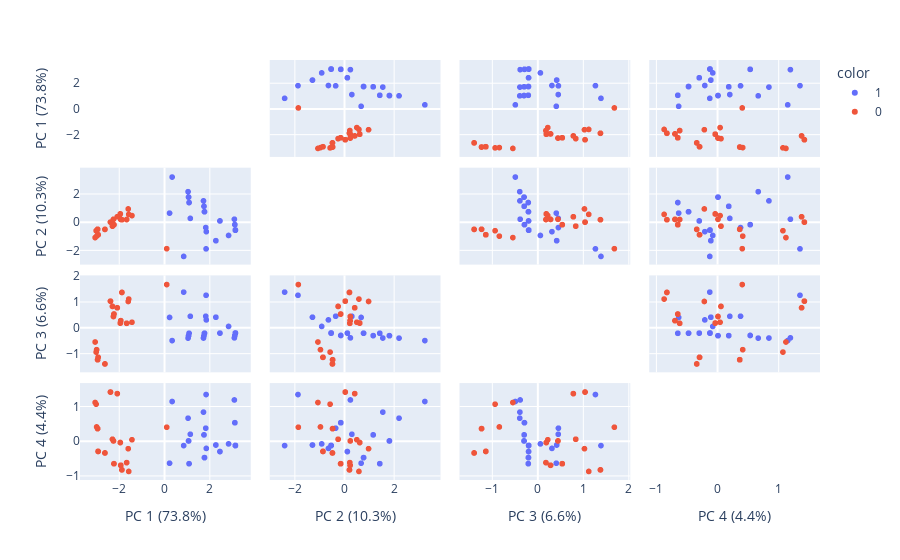

Notebook code for this chart:
### Code cell
pca(full_data,meanShift(full_data, bandwidth=3).labels_)
